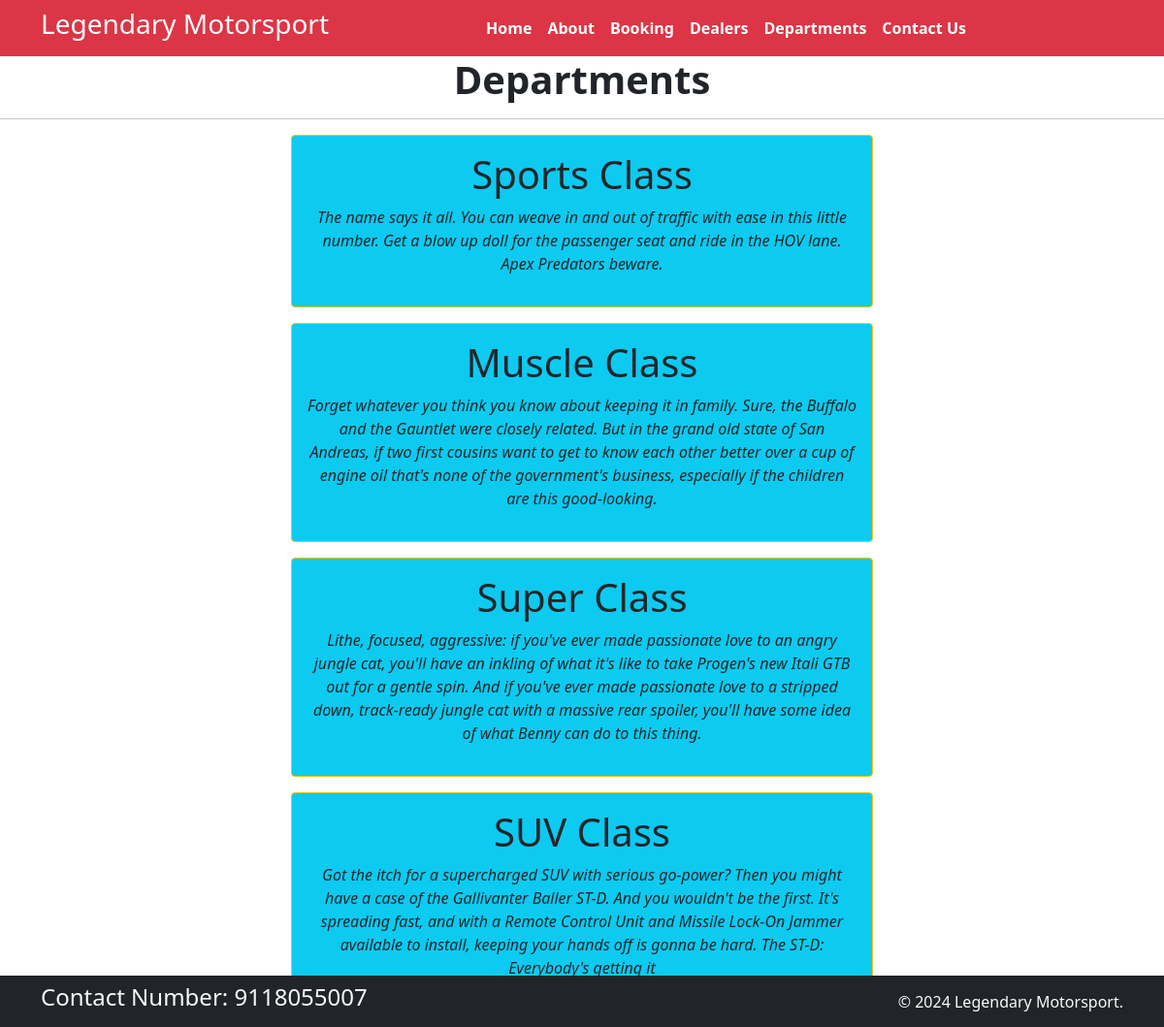
Screenshot of /department with the database file from the repository.
### home/models.py (models this page shows, shortened)
class Department(models.Model):
    dept_name = models.CharField(max_length=100)
    dept_desc = models.TextField()

### home/views.py (the view)
# urls.py: path('department', views.department, name='department'),
def department(req):
    dict_dept = {
        'dept':Department.objects.all()
    }
    return render(req,'department.html',dict_dept)

### templates/department.html (shortened to what this page needs)
{% extends "base.html" %}
{% block content %}
<h1 class="text-center"><b>Departments</b></h1>
<hr>
{% for i in dept %}
<div class="mx-auto text-center bg-info p-3 my-3 border border-warning rounded w-50">
    <h1>{{i.dept_name}}</h1>
    <p><i>{{i.dept_desc}}</i></p>
</div>
{% endfor %}
{% endblock %}

### rows the page displays
Department: dept_name "Sports Class", dept_desc "The name says it all. You can weave in and out of traffic with ease in this little number. Get a blow up doll for the passenger seat and ride in the HOV lane. Apex Predators beware."
Department: dept_name "Muscle Class", dept_desc "Forget whatever you think you know about keeping it in family. Sure, the Buffalo and the Gauntlet were closely related. But in the grand old state of San Andreas, if two first cousins want to get to know each other better over a cup of engine oil that's none of the government's business, especially if the children are this good-looking."
Department: dept_name "Super Class", dept_desc "Lithe, focused, aggressive: if you've ever made passionate love to an angry jungle cat, you'll have an inkling of what it's like to take Progen's new Itali GTB out for a gentle spin. And if you've ever made passionate love to a stripped down, track-ready jungle cat with a massive rear spoiler, you'll have some idea of what Benny can do to this thing."
Department: dept_name "SUV Class", dept_desc "Got the itch for a supercharged SUV with serious go-power? Then you might have a case of the Gallivanter Baller ST-D. And you wouldn't be the first. It's spreading fast, and with a Remote Control Unit and Missile Lock-On Jammer available to install, keeping your hands off is gonna be hard. The ST-D: Everybody's getting it"
